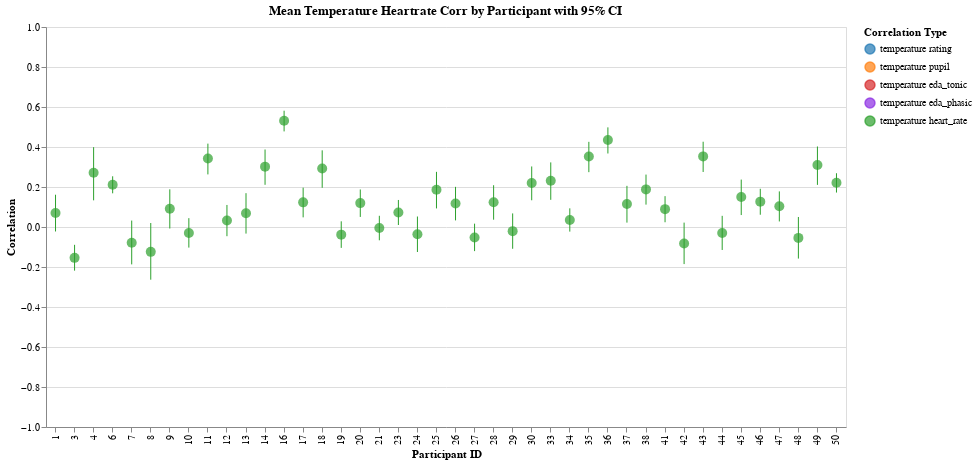

Notebook code cell kept with this figure:
### Markdown cell above
## Temperature / Heartrate

### Code cell
col1, col2 = "temperature", "heart_rate"

corr_by_trial = calculate_correlations_by_trial(df, col1, col2)
corr_by_participant = aggregate_correlations_fisher_z(
    corr_by_trial, col1, col2, "participant_id", include_ci=True
)
plot_correlations_by_trial(corr_by_trial, col1, col2)
heart_rate = plot_correlations_by_participant(
    corr_by_participant, col1, col2, with_config=-False, color_map=COLORS
)
heart_rate

### Figure 1 — Vega-Lite specification as saved in the notebook (floating-point values rounded to 4 significant figures)
{"config": {"view": {"continuousWidth": 300, "continuousHeight": 300}}, "layer": [{"mark": {"type": "rule"}, "encoding": {"color": {"field": "correlation_type", "legend": {"labelExpr": "replace(replace(datum.label, '_corr', ''), '_', ' ')", "title": "Correlation Type"}, "scale": {"domain": ["temperature_rating_corr", "temperature_pupil_corr", "temperature_eda_tonic_corr", "temperature_eda_phasic_corr", "temperature_heart_rate_corr"], "range": ["#1f77b4", "#ff7f0e", "#d62728", "#8a2be2", "#2ca02c"]}, "type": "nominal"}, "x": {"axis": {"title": "Participant ID"}, "field": "participant_id", "type": "ordinal"}, "y": {"axis": {"title": "Correlation"}, "field": "participant_id_temperature_heart_rate_corr_ci_lower", "scale": {"domain": [-1, 1]}, "type": "quantitative"}, "y2": {"field": "participant_id_temperature_heart_rate_corr_ci_upper"}}, "title": "Mean Temperature Heartrate Corr by Participant with 95% CI"}, {"mark": {"type": "circle", "size": 100}, "encoding": {"color": {"field": "correlation_type", "legend": {"labelExpr": "replace(replace(datum.label, '_corr', ''), '_', ' ')", "title": "Correlation Type"}, "scale": {"domain": ["temperature_rating_corr", "temperature_pupil_corr", "temperature_eda_tonic_corr", "temperature_eda_phasic_corr", "temperature_heart_rate_corr"], "range": ["#1f77b4", "#ff7f0e", "#d62728", "#8a2be2", "#2ca02c"]}, "type": "nominal"}, "tooltip": [{"field": "participant_id", "title": "Participant", "type": "nominal"}, {"field": "participant_id_temperature_heart_rate_corr_mean", "format": ".3f", "title": "Mean Correlation", "type": "quantitative"}, {"field": "participant_id_temperature_heart_rate_corr_ci_lower", "format": ".3f", "title": "CI Lower", "type": "quantitative"}, {"field": "participant_id_temperature_heart_rate_corr_ci_upper", "format": ".3f", "title": "CI Upper", "type": "quantitative"}], "x": {"axis": {"title": "Participant ID"}, "field": "participant_id", "type": "ordinal"}, "y": {"field": "participant_id_temperature_heart_rate_corr_mean", "type": "quantitative"}}, "title": "Mean Temperature Heartrate Corr by Participant with 95% CI"}], "data": {"name": "data-bb38b652a7c0d3ff4bf0d209617fb8c4"}, "height": 400, "width": 800, "$schema": "https://vega.github.io/schema/vega-lite/v5.20.1.json", "datasets": {"data-bb38b652a7c0d3ff4bf0d209617fb8c4": [{"participant_id": 1, "participant_id_temperature_heart_rate_corr_mean": 0.0701, "participant_id_temperature_heart_rate_corr_ci_lower": -0.02239, "participant_id_temperature_heart_rate_corr_ci_upper": 0.1614, "correlation_type": "temperature_heart_rate_corr"}, {"participant_id": 3, "participant_id_temperature_heart_rate_corr_mean": -0.1543, "participant_id_temperature_heart_rate_corr_ci_lower": -0.2182, "participant_id_temperature_heart_rate_corr_ci_upper": -0.08908, "correlation_type": "temperature_heart_rate_corr"}, {"participant_id": 4, "participant_id_temperature_heart_rate_corr_mean": 0.2714, "participant_id_temperature_heart_rate_corr_ci_lower": 0.1333, "participant_id_temperature_heart_rate_corr_ci_upper": 0.3992, "correlation_type": "temperature_heart_rate_corr"}, {"participant_id": 6, "participant_id_temperature_heart_rate_corr_mean": 0.2114, "participant_id_temperature_heart_rate_corr_ci_lower": 0.1684, "participant_id_temperature_heart_rate_corr_ci_upper": 0.2535, "correlation_type": "temperature_heart_rate_corr"}, {"participant_id": 7, "participant_id_temperature_heart_rate_corr_mean": -0.07831, "participant_id_temperature_heart_rate_corr_ci_lower": -0.1869, "participant_id_temperature_heart_rate_corr_ci_upper": 0.03216, "correlation_type": "temperature_heart_rate_corr"}, {"participant_id": 8, "participant_id_temperature_heart_rate_corr_mean": -0.1243, "participant_id_temperature_heart_rate_corr_ci_lower": -0.2635, "participant_id_temperature_heart_rate_corr_ci_upper": 0.01988, "correlation_type": "temperature_heart_rate_corr"}, {"participant_id": 9, "participant_id_temperature_heart_rate_corr_mean": 0.09123, "participant_id_temperature_heart_rate_corr_ci_lower": -0.007612, "participant_id_temperature_heart_rate_corr_ci_upper": 0.1883, "correlation_type": "temperature_heart_rate_corr"}, {"participant_id": 10, "participant_id_temperature_heart_rate_corr_mean": -0.02958, "participant_id_temperature_heart_rate_corr_ci_lower": -0.103, "participant_id_temperature_heart_rate_corr_ci_upper": 0.04415, "correlation_type": "temperature_heart_rate_corr"}, {"participant_id": 11, "participant_id_temperature_heart_rate_corr_mean": 0.3422, "participant_id_temperature_heart_rate_corr_ci_lower": 0.2629, "participant_id_temperature_heart_rate_corr_ci_upper": 0.4169, "correlation_type": "temperature_heart_rate_corr"}, {"participant_id": 12, "participant_id_temperature_heart_rate_corr_mean": 0.03233, "participant_id_temperature_heart_rate_corr_ci_lower": -0.04596, "participant_id_temperature_heart_rate_corr_ci_upper": 0.1102, "correlation_type": "temperature_heart_rate_corr"}, {"participant_id": 13, "participant_id_temperature_heart_rate_corr_mean": 0.06876, "participant_id_temperature_heart_rate_corr_ci_lower": -0.03295, "participant_id_temperature_heart_rate_corr_ci_upper": 0.1691, "correlation_type": "temperature_heart_rate_corr"}, {"participant_id": 14, "participant_id_temperature_heart_rate_corr_mean": 0.3018, "participant_id_temperature_heart_rate_corr_ci_lower": 0.211, "participant_id_temperature_heart_rate_corr_ci_upper": 0.3874, "correlation_type": "temperature_heart_rate_corr"}, {"participant_id": 16, "participant_id_temperature_heart_rate_corr_mean": 0.5316, "participant_id_temperature_heart_rate_corr_ci_lower": 0.4779, "participant_id_temperature_heart_rate_corr_ci_upper": 0.5814, "correlation_type": "temperature_heart_rate_corr"}, {"participant_id": 17, "participant_id_temperature_heart_rate_corr_mean": 0.1232, "participant_id_temperature_heart_rate_corr_ci_lower": 0.04826, "participant_id_temperature_heart_rate_corr_ci_upper": 0.1967, "correlation_type": "temperature_heart_rate_corr"}, {"participant_id": 18, "participant_id_temperature_heart_rate_corr_mean": 0.2925, "participant_id_temperature_heart_rate_corr_ci_lower": 0.196, "participant_id_temperature_heart_rate_corr_ci_upper": 0.3833, "correlation_type": "temperature_heart_rate_corr"}, {"participant_id": 19, "participant_id_temperature_heart_rate_corr_mean": -0.03817, "participant_id_temperature_heart_rate_corr_ci_lower": -0.1044, "participant_id_temperature_heart_rate_corr_ci_upper": 0.02838, "correlation_type": "temperature_heart_rate_corr"}, {"participant_id": 20, "participant_id_temperature_heart_rate_corr_mean": 0.1195, "participant_id_temperature_heart_rate_corr_ci_lower": 0.05032, "participant_id_temperature_heart_rate_corr_ci_upper": 0.1876, "correlation_type": "temperature_heart_rate_corr"}, {"participant_id": 21, "participant_id_temperature_heart_rate_corr_mean": -0.005252, "participant_id_temperature_heart_rate_corr_ci_lower": -0.06651, "participant_id_temperature_heart_rate_corr_ci_upper": 0.05604, "correlation_type": "temperature_heart_rate_corr"}, {"participant_id": 23, "participant_id_temperature_heart_rate_corr_mean": 0.07282, "participant_id_temperature_heart_rate_corr_ci_lower": 0.00995, "participant_id_temperature_heart_rate_corr_ci_upper": 0.1351, "correlation_type": "temperature_heart_rate_corr"}, {"participant_id": 24, "participant_id_temperature_heart_rate_corr_mean": -0.0366, "participant_id_temperature_heart_rate_corr_ci_lower": -0.125, "participant_id_temperature_heart_rate_corr_ci_upper": 0.05242, "correlation_type": "temperature_heart_rate_corr"}, {"participant_id": 25, "participant_id_temperature_heart_rate_corr_mean": 0.1859, "participant_id_temperature_heart_rate_corr_ci_lower": 0.09289, "participant_id_temperature_heart_rate_corr_ci_upper": 0.2757, "correlation_type": "temperature_heart_rate_corr"}, {"participant_id": 26, "participant_id_temperature_heart_rate_corr_mean": 0.1177, "participant_id_temperature_heart_rate_corr_ci_lower": 0.033, "participant_id_temperature_heart_rate_corr_ci_upper": 0.2008, "correlation_type": "temperature_heart_rate_corr"}, {"participant_id": 27, "participant_id_temperature_heart_rate_corr_mean": -0.0522, "participant_id_temperature_heart_rate_corr_ci_lower": -0.1206, "participant_id_temperature_heart_rate_corr_ci_upper": 0.0167, "correlation_type": "temperature_heart_rate_corr"}, {"participant_id": 28, "participant_id_temperature_heart_rate_corr_mean": 0.1236, "participant_id_temperature_heart_rate_corr_ci_lower": 0.03651, "participant_id_temperature_heart_rate_corr_ci_upper": 0.2089, "correlation_type": "temperature_heart_rate_corr"}, {"participant_id": 29, "participant_id_temperature_heart_rate_corr_mean": -0.02063, "participant_id_temperature_heart_rate_corr_ci_lower": -0.1088, "participant_id_temperature_heart_rate_corr_ci_upper": 0.06791, "correlation_type": "temperature_heart_rate_corr"}, {"participant_id": 30, "participant_id_temperature_heart_rate_corr_mean": 0.2198, "participant_id_temperature_heart_rate_corr_ci_lower": 0.1337, "participant_id_temperature_heart_rate_corr_ci_upper": 0.3027, "correlation_type": "temperature_heart_rate_corr"}, {"participant_id": 33, "participant_id_temperature_heart_rate_corr_mean": 0.2316, "participant_id_temperature_heart_rate_corr_ci_lower": 0.1359, "participant_id_temperature_heart_rate_corr_ci_upper": 0.323, "correlation_type": "temperature_heart_rate_corr"}, {"participant_id": 34, "participant_id_temperature_heart_rate_corr_mean": 0.03527, "participant_id_temperature_heart_rate_corr_ci_lower": -0.02301, "participant_id_temperature_heart_rate_corr_ci_upper": 0.09332, "correlation_type": "temperature_heart_rate_corr"}, {"participant_id": 35, "participant_id_temperature_heart_rate_corr_mean": 0.3523, "participant_id_temperature_heart_rate_corr_ci_lower": 0.2742, "participant_id_temperature_heart_rate_corr_ci_upper": 0.4258, "correlation_type": "temperature_heart_rate_corr"}, {"participant_id": 36, "participant_id_temperature_heart_rate_corr_mean": 0.4352, "participant_id_temperature_heart_rate_corr_ci_lower": 0.3676, "participant_id_temperature_heart_rate_corr_ci_upper": 0.4982, "correlation_type": "temperature_heart_rate_corr"}, {"participant_id": 37, "participant_id_temperature_heart_rate_corr_mean": 0.1148, "participant_id_temperature_heart_rate_corr_ci_lower": 0.02193, "participant_id_temperature_heart_rate_corr_ci_upper": 0.2057, "correlation_type": "temperature_heart_rate_corr"}, {"participant_id": 38, "participant_id_temperature_heart_rate_corr_mean": 0.1881, "participant_id_temperature_heart_rate_corr_ci_lower": 0.1119, "participant_id_temperature_heart_rate_corr_ci_upper": 0.2621, "correlation_type": "temperature_heart_rate_corr"}, {"participant_id": 41, "participant_id_temperature_heart_rate_corr_mean": 0.08936, "participant_id_temperature_heart_rate_corr_ci_lower": 0.02371, "participant_id_temperature_heart_rate_corr_ci_upper": 0.1542, "correlation_type": "temperature_heart_rate_corr"}, {"participant_id": 42, "participant_id_temperature_heart_rate_corr_mean": -0.08263, "participant_id_temperature_heart_rate_corr_ci_lower": -0.1854, "participant_id_temperature_heart_rate_corr_ci_upper": 0.02193, "correlation_type": "temperature_heart_rate_corr"}, {"participant_id": 43, "participant_id_temperature_heart_rate_corr_mean": 0.353, "participant_id_temperature_heart_rate_corr_ci_lower": 0.2751, "participant_id_temperature_heart_rate_corr_ci_upper": 0.4263, "correlation_type": "temperature_heart_rate_corr"}, {"participant_id": 44, "participant_id_temperature_heart_rate_corr_mean": -0.02975, "participant_id_temperature_heart_rate_corr_ci_lower": -0.1148, "participant_id_temperature_heart_rate_corr_ci_upper": 0.05579, "correlation_type": "temperature_heart_rate_corr"}, {"participant_id": 45, "participant_id_temperature_heart_rate_corr_mean": 0.1496, "participant_id_temperature_heart_rate_corr_ci_lower": 0.05974, "participant_id_temperature_heart_rate_corr_ci_upper": 0.2371, "correlation_type": "temperature_heart_rate_corr"}, {"participant_id": 46, "participant_id_temperature_heart_rate_corr_mean": 0.1268, "participant_id_temperature_heart_rate_corr_ci_lower": 0.06132, "participant_id_temperature_heart_rate_corr_ci_upper": 0.1911, "correlation_type": "temperature_heart_rate_corr"}, {"participant_id": 47, "participant_id_temperature_heart_rate_corr_mean": 0.1035, "participant_id_temperature_heart_rate_corr_ci_lower": 0.02774, "participant_id_temperature_heart_rate_corr_ci_upper": 0.178, "correlation_type": "temperature_heart_rate_corr"}, {"participant_id": 48, "participant_id_temperature_heart_rate_corr_mean": -0.05447, "participant_id_temperature_heart_rate_corr_ci_lower": -0.1578, "participant_id_temperature_heart_rate_corr_ci_upper": 0.05007, "correlation_type": "temperature_heart_rate_corr"}, {"participant_id": 49, "participant_id_temperature_heart_rate_corr_mean": 0.3097, "participant_id_temperature_heart_rate_corr_ci_lower": 0.2106, "participant_id_temperature_heart_rate_corr_ci_upper": 0.4026, "correlation_type": "temperature_heart_rate_corr"}, {"participant_id": 50, "participant_id_temperature_heart_rate_corr_mean": 0.2211, "participant_id_temperature_heart_rate_corr_ci_lower": 0.1722, "participant_id_temperature_heart_rate_corr_ci_upper": 0.2688, "correlation_type": "temperature_heart_rate_corr"}]}}
